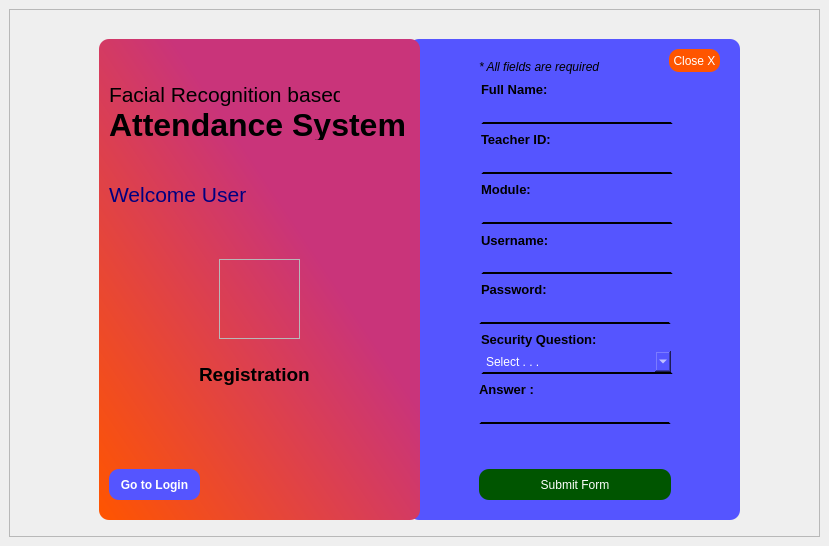
<?xml version="1.0" encoding="UTF-8"?>
<ui version="4.0">
 <class>SignUp</class>
 <widget class="QMainWindow" name="SignUp">
  <property name="geometry">
   <rect>
    <x>0</x>
    <y>0</y>
    <width>829</width>
    <height>546</height>
   </rect>
  </property>
  <property name="windowTitle">
   <string>MainWindow</string>
  </property>
  <widget class="QWidget" name="centralwidget">
   <layout class="QVBoxLayout" name="verticalLayout">
    <item>
     <widget class="QFrame" name="frame">
      <property name="styleSheet">
       <string notr="true"/>
      </property>
      <property name="frameShape">
       <enum>QFrame::StyledPanel</enum>
      </property>
      <property name="frameShadow">
       <enum>QFrame::Raised</enum>
      </property>
      <widget class="QLabel" name="label">
       <property name="geometry">
        <rect>
         <x>190</x>
         <y>350</y>
         <width>121</width>
         <height>31</height>
        </rect>
       </property>
       <property name="font">
        <font>
         <pointsize>14</pointsize>
         <weight>75</weight>
         <bold>true</bold>
        </font>
       </property>
       <property name="text">
        <string>Registration</string>
       </property>
      </widget>
      <widget class="QLabel" name="label_2">
       <property name="geometry">
        <rect>
         <x>472</x>
         <y>70</y>
         <width>71</width>
         <height>21</height>
        </rect>
       </property>
       <property name="font">
        <font>
         <pointsize>10</pointsize>
         <weight>75</weight>
         <bold>true</bold>
        </font>
       </property>
       <property name="text">
        <string>Full Name:</string>
       </property>
      </widget>
      <widget class="QLabel" name="label_3">
       <property name="geometry">
        <rect>
         <x>472</x>
         <y>120</y>
         <width>81</width>
         <height>21</height>
        </rect>
       </property>
       <property name="font">
        <font>
         <pointsize>10</pointsize>
         <weight>75</weight>
         <bold>true</bold>
        </font>
       </property>
       <property name="text">
        <string>Teacher ID:</string>
       </property>
      </widget>
      <widget class="QLabel" name="label_4">
       <property name="geometry">
        <rect>
         <x>472</x>
         <y>170</y>
         <width>51</width>
         <height>21</height>
        </rect>
       </property>
       <property name="font">
        <font>
         <pointsize>10</pointsize>
         <weight>75</weight>
         <bold>true</bold>
        </font>
       </property>
       <property name="text">
        <string>Module:</string>
       </property>
      </widget>
      <widget class="QLabel" name="label_5">
       <property name="geometry">
        <rect>
         <x>472</x>
         <y>221</y>
         <width>71</width>
         <height>20</height>
        </rect>
       </property>
       <property name="font">
        <font>
         <pointsize>10</pointsize>
         <weight>75</weight>
         <bold>true</bold>
        </font>
       </property>
       <property name="text">
        <string>Username:</string>
       </property>
      </widget>
      <widget class="QLabel" name="label_6">
       <property name="geometry">
        <rect>
         <x>472</x>
         <y>270</y>
         <width>71</width>
         <height>20</height>
        </rect>
       </property>
       <property name="font">
        <font>
         <pointsize>10</pointsize>
         <weight>75</weight>
         <bold>true</bold>
        </font>
       </property>
       <property name="text">
        <string>Password:</string>
       </property>
      </widget>
      <widget class="QLineEdit" name="txt_fname">
       <property name="geometry">
        <rect>
         <x>472</x>
         <y>90</y>
         <width>192</width>
         <height>25</height>
        </rect>
       </property>
       <property name="styleSheet">
        <string notr="true">background-color: rgb(85, 85, 255);
border:2px solid rgb(85, 85, 255);
border-bottom-color:rgb(0, 0, 0);
color:white;</string>
       </property>
      </widget>
      <widget class="QLineEdit" name="txt_t_id">
       <property name="geometry">
        <rect>
         <x>472</x>
         <y>140</y>
         <width>192</width>
         <height>25</height>
        </rect>
       </property>
       <property name="styleSheet">
        <string notr="true">background-color: rgb(85, 85, 255);
border:2px solid rgb(85, 85, 255);
border-bottom-color:rgb(0, 0, 0);
color:white;
</string>
       </property>
      </widget>
      <widget class="QLineEdit" name="txt_module">
       <property name="geometry">
        <rect>
         <x>472</x>
         <y>190</y>
         <width>192</width>
         <height>25</height>
        </rect>
       </property>
       <property name="styleSheet">
        <string notr="true">background-color: rgb(85, 85, 255);
border:2px solid rgb(85, 85, 255);
border-bottom-color:rgb(0, 0, 0);
color:white;</string>
       </property>
      </widget>
      <widget class="QLineEdit" name="txt_uname">
       <property name="geometry">
        <rect>
         <x>472</x>
         <y>240</y>
         <width>192</width>
         <height>25</height>
        </rect>
       </property>
       <property name="styleSheet">
        <string notr="true">background-color: rgb(85, 85, 255);
border:2px solid rgb(85, 85, 255);
border-bottom-color:rgb(0, 0, 0);
color:white;</string>
       </property>
      </widget>
      <widget class="QLineEdit" name="txt_pass">
       <property name="geometry">
        <rect>
         <x>470</x>
         <y>290</y>
         <width>192</width>
         <height>25</height>
        </rect>
       </property>
       <property name="styleSheet">
        <string notr="true">background-color: rgb(85, 85, 255);
border:2px solid rgb(85, 85, 255);
border-bottom-color:rgb(0, 0, 0);
color:white;</string>
       </property>
       <property name="echoMode">
        <enum>QLineEdit::Password</enum>
       </property>
      </widget>
      <widget class="QPushButton" name="btn_register">
       <property name="geometry">
        <rect>
         <x>470</x>
         <y>460</y>
         <width>192</width>
         <height>31</height>
        </rect>
       </property>
       <property name="styleSheet">
        <string notr="true">background-color: rgb(0, 85, 0);
color: rgb(255, 255, 255);
border-radius: 10px;</string>
       </property>
       <property name="text">
        <string>Submit Form</string>
       </property>
      </widget>
      <widget class="QPushButton" name="btn_close">
       <property name="geometry">
        <rect>
         <x>660</x>
         <y>40</y>
         <width>51</width>
         <height>23</height>
        </rect>
       </property>
       <property name="cursor">
        <cursorShape>PointingHandCursor</cursorShape>
       </property>
       <property name="styleSheet">
        <string notr="true">background-color: rgb(255, 85, 0);
color: rgb(255, 255, 255);
border-radius:10px;</string>
       </property>
       <property name="text">
        <string>Close X</string>
       </property>
      </widget>
      <widget class="QLabel" name="txt_result">
       <property name="geometry">
        <rect>
         <x>420</x>
         <y>430</y>
         <width>311</width>
         <height>21</height>
        </rect>
       </property>
       <property name="font">
        <font>
         <pointsize>11</pointsize>
         <weight>50</weight>
         <bold>false</bold>
        </font>
       </property>
       <property name="styleSheet">
        <string notr="true">text-align:center;
color: rgb(255, 0, 127);</string>
       </property>
       <property name="text">
        <string/>
       </property>
       <property name="textFormat">
        <enum>Qt::MarkdownText</enum>
       </property>
       <property name="scaledContents">
        <bool>true</bool>
       </property>
       <property name="alignment">
        <set>Qt::AlignCenter</set>
       </property>
      </widget>
      <widget class="QLabel" name="label_7">
       <property name="geometry">
        <rect>
         <x>472</x>
         <y>320</y>
         <width>121</width>
         <height>20</height>
        </rect>
       </property>
       <property name="font">
        <font>
         <pointsize>10</pointsize>
         <weight>75</weight>
         <bold>true</bold>
        </font>
       </property>
       <property name="text">
        <string>Security Question:</string>
       </property>
      </widget>
      <widget class="QComboBox" name="security_qn">
       <property name="geometry">
        <rect>
         <x>472</x>
         <y>340</y>
         <width>192</width>
         <height>25</height>
        </rect>
       </property>
       <property name="styleSheet">
        <string notr="true">background-color: rgb(85, 85, 255);
border:2px solid rgb(85, 85, 255);
border-bottom-color:rgb(0, 0, 0);
color:white;</string>
       </property>
       <item>
        <property name="text">
         <string>Select . . .</string>
        </property>
       </item>
       <item>
        <property name="text">
         <string>What is your father's name ?</string>
        </property>
       </item>
       <item>
        <property name="text">
         <string>What is your bestfriend's name ?</string>
        </property>
       </item>
       <item>
        <property name="text">
         <string>What is your favourite color ?</string>
        </property>
       </item>
      </widget>
      <widget class="QLabel" name="label_8">
       <property name="geometry">
        <rect>
         <x>470</x>
         <y>370</y>
         <width>71</width>
         <height>20</height>
        </rect>
       </property>
       <property name="font">
        <font>
         <pointsize>10</pointsize>
         <weight>75</weight>
         <bold>true</bold>
        </font>
       </property>
       <property name="text">
        <string>Answer :</string>
       </property>
      </widget>
      <widget class="QLineEdit" name="sec_ans">
       <property name="geometry">
        <rect>
         <x>470</x>
         <y>390</y>
         <width>192</width>
         <height>25</height>
        </rect>
       </property>
       <property name="styleSheet">
        <string notr="true">background-color: rgb(85, 85, 255);
border:2px solid rgb(85, 85, 255);
border-bottom-color:rgb(0, 0, 0);
color:white;</string>
       </property>
      </widget>
      <widget class="QFrame" name="frame_2">
       <property name="geometry">
        <rect>
         <x>210</x>
         <y>250</y>
         <width>81</width>
         <height>80</height>
        </rect>
       </property>
       <property name="styleSheet">
        <string notr="true">image: url(:/newSrc/registration.png);</string>
       </property>
       <property name="frameShape">
        <enum>QFrame::StyledPanel</enum>
       </property>
       <property name="frameShadow">
        <enum>QFrame::Raised</enum>
       </property>
      </widget>
      <widget class="QLabel" name="label_9">
       <property name="geometry">
        <rect>
         <x>400</x>
         <y>30</y>
         <width>331</width>
         <height>481</height>
        </rect>
       </property>
       <property name="styleSheet">
        <string notr="true">background-color: rgb(85, 85, 255);
border-radius: 10px;
</string>
       </property>
       <property name="text">
        <string/>
       </property>
      </widget>
      <widget class="QLabel" name="label_10">
       <property name="geometry">
        <rect>
         <x>90</x>
         <y>30</y>
         <width>321</width>
         <height>481</height>
        </rect>
       </property>
       <property name="styleSheet">
        <string notr="true">background-color: qlineargradient(spread:repeat, x1:1, y1:0, x2:0, y2:1, stop:0.386364 rgba(201, 52, 122, 255), stop:1 rgba(255, 85, 0, 255));
border-radius: 10px;
box-shadow: 5px 10px rgb(255, 255, 0)</string>
       </property>
       <property name="text">
        <string/>
       </property>
      </widget>
      <widget class="QLabel" name="label_12">
       <property name="geometry">
        <rect>
         <x>100</x>
         <y>70</y>
         <width>231</width>
         <height>31</height>
        </rect>
       </property>
       <property name="font">
        <font>
         <pointsize>16</pointsize>
         <weight>50</weight>
         <bold>false</bold>
        </font>
       </property>
       <property name="text">
        <string>Facial Recognition based</string>
       </property>
      </widget>
      <widget class="QLabel" name="label_13">
       <property name="geometry">
        <rect>
         <x>100</x>
         <y>100</y>
         <width>311</width>
         <height>31</height>
        </rect>
       </property>
       <property name="font">
        <font>
         <pointsize>24</pointsize>
         <weight>75</weight>
         <bold>true</bold>
        </font>
       </property>
       <property name="text">
        <string>Attendance System</string>
       </property>
      </widget>
      <widget class="QLabel" name="label_14">
       <property name="geometry">
        <rect>
         <x>100</x>
         <y>170</y>
         <width>141</width>
         <height>31</height>
        </rect>
       </property>
       <property name="font">
        <font>
         <pointsize>16</pointsize>
         <weight>50</weight>
         <bold>false</bold>
        </font>
       </property>
       <property name="styleSheet">
        <string notr="true">color: rgb(0, 0, 127);</string>
       </property>
       <property name="text">
        <string>Welcome User</string>
       </property>
      </widget>
      <widget class="QPushButton" name="btn_back_login">
       <property name="geometry">
        <rect>
         <x>100</x>
         <y>460</y>
         <width>91</width>
         <height>31</height>
        </rect>
       </property>
       <property name="font">
        <font>
         <pointsize>9</pointsize>
         <weight>75</weight>
         <bold>true</bold>
        </font>
       </property>
       <property name="cursor">
        <cursorShape>PointingHandCursor</cursorShape>
       </property>
       <property name="styleSheet">
        <string notr="true">
color:white;
border-color:rgb(85, 85, 255);
background-color:rgb(85, 85, 255);
border-radius: 10px;
</string>
       </property>
       <property name="text">
        <string>Go to Login</string>
       </property>
      </widget>
      <widget class="QLabel" name="label_11">
       <property name="geometry">
        <rect>
         <x>470</x>
         <y>50</y>
         <width>121</width>
         <height>16</height>
        </rect>
       </property>
       <property name="font">
        <font>
         <italic>true</italic>
        </font>
       </property>
       <property name="text">
        <string>* All fields are required</string>
       </property>
      </widget>
      <zorder>label_9</zorder>
      <zorder>label_10</zorder>
      <zorder>label</zorder>
      <zorder>label_2</zorder>
      <zorder>label_3</zorder>
      <zorder>label_4</zorder>
      <zorder>label_5</zorder>
      <zorder>label_6</zorder>
      <zorder>txt_fname</zorder>
      <zorder>txt_t_id</zorder>
      <zorder>txt_module</zorder>
      <zorder>txt_uname</zorder>
      <zorder>txt_pass</zorder>
      <zorder>btn_register</zorder>
      <zorder>btn_close</zorder>
      <zorder>txt_result</zorder>
      <zorder>label_7</zorder>
      <zorder>security_qn</zorder>
      <zorder>label_8</zorder>
      <zorder>sec_ans</zorder>
      <zorder>frame_2</zorder>
      <zorder>label_12</zorder>
      <zorder>label_13</zorder>
      <zorder>label_14</zorder>
      <zorder>btn_back_login</zorder>
      <zorder>label_11</zorder>
     </widget>
    </item>
   </layout>
  </widget>
 </widget>
 <resources>
  <include location="../asset/source.qrc"/>
 </resources>
 <connections/>
</ui>
